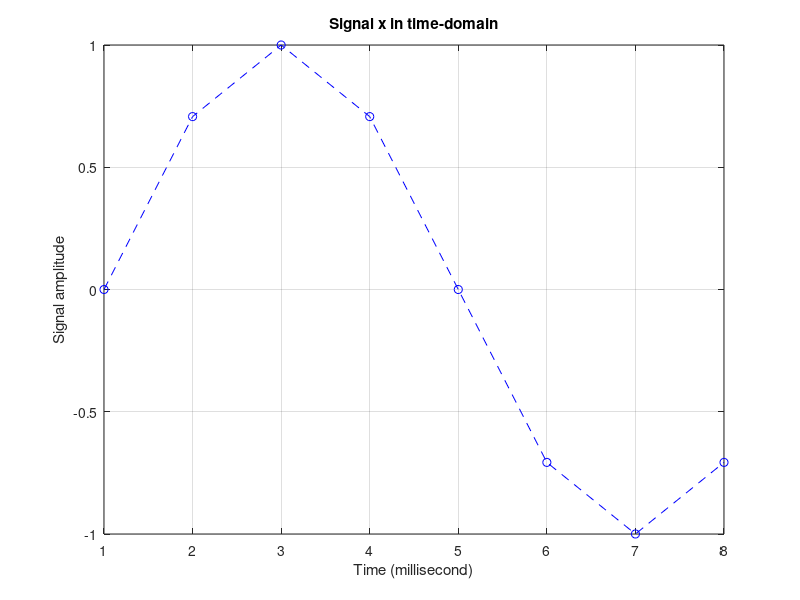
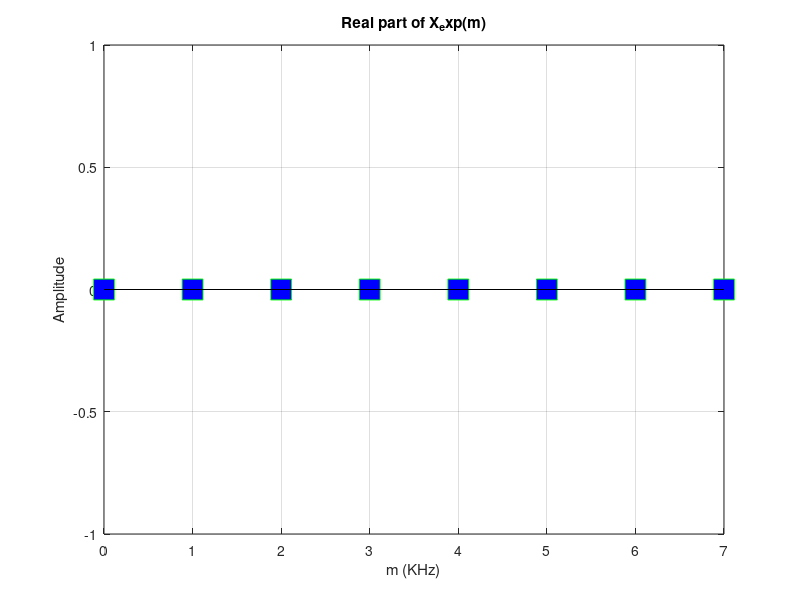
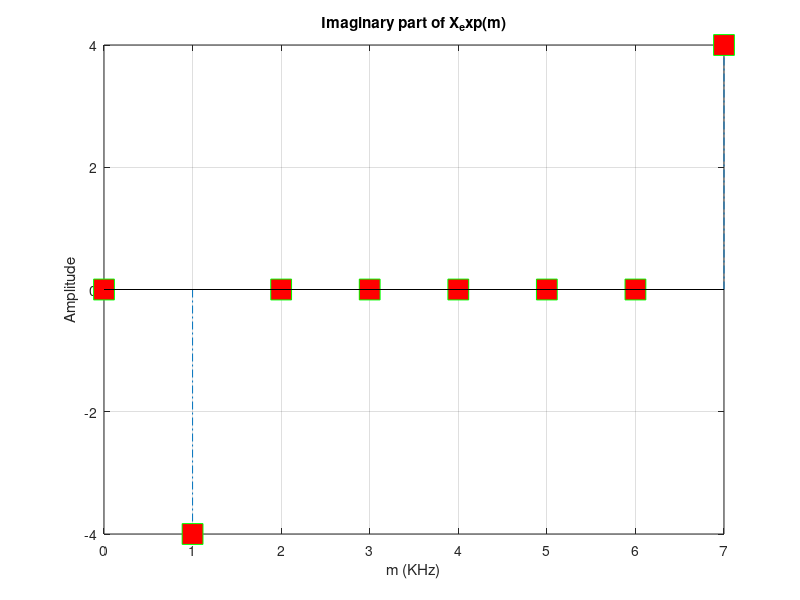
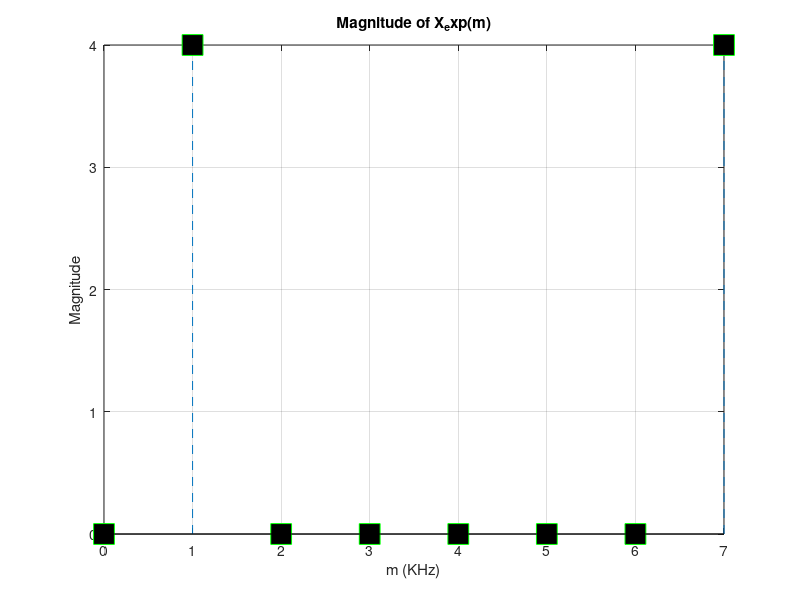

These charts were generated, in order, by the following MATLAB code:

%% A DFT example (using exponential form of DFT equation)
clc;   clear;   close all;
DFT_points = 8;
j = sqrt(-1);
Fs = 8*1e3;         % Sampling frequency 8KHz
Ts = 1/Fs;
i = 1;
x1 = [];
for n = 1:DFT_points
    m = n-1;
    x1(i) = sin(2*pi*1000*m*Ts);
    i = i + 1;
end
t = 1:DFT_points;
% Plot first N discrete values of continuous signal x :
   figure(1);   plot(t,x1,'b--o');   grid on;
   xlabel('Time (millisecond)');     ylabel('Signal amplitude')
   title('Signal x in time-domain');   zoom xon;


N = DFT_points;   % The number of samples of input sequence- x and the number of frequency points in the DFT output  

%% DFT using Matlab builtin function: 

% n_1 = length(x);
% dft_matlab = x*dftmtx(n_1);


%% DFT using exponential equation:
X_exp = zeros(N,1);     Xe_real = zeros(N,1);     Xe_imag = zeros(N,1);
X1_mag = zeros(N,1);    Xe_ang_rad = zeros(N,1);  Xe_ang_deg = zeros(N,1);
for m = 1:DFT_points
    X_1 = zeros(N,1);   
    m_e = m - 1;
    for ii = 1:N
        n = ii-1;   
        X_p1 = [];   
        X_p1 = x1(1,ii)*exp((-j*2*pi*n*m_e)/N);                    
        X_1(ii,1) = X_p1;  
    end
    X_exp(m,1) = sum(X_1(:,1));
    Xe_real(m,1) = real(X_exp(m,1));
        if Xe_real(m,1) > 0 && Xe_real(m,1) < 1e-10
           Xe_real(m,1) = 0;  
        end  
        if Xe_real(m,1) < 0 && Xe_real(m,1) > -1e-10
           Xe_real(m,1) = 0;  
        end
    Xe_imag(m,1) = imag(X_exp(m,1));
        if Xe_imag(m,1) > 0 && Xe_imag(m,1) < 1e-10
           Xe_imag(m,1) = 0;  
        end  
        if Xe_imag(m,1) < 0 && Xe_imag(m,1) > -1e-10
           Xe_imag(m,1) = 0;  
        end
    X1_mag(m,1) = sqrt(Xe_real(m,1).^2 + Xe_imag(m,1).^2);
    Xe_ang_rad(m,1) = atan(Xe_imag(m,1)/Xe_real(m,1));     Xe_ang_rad(isnan(Xe_ang_rad)) = 0;
    Xe_ang_deg(m,1) = (180/3.14159)*Xe_ang_rad(m,1); 
end

mf = 0:DFT_points-1;
figure(2); 
stem(mf,Xe_real,'LineStyle','-.',...
     'MarkerSize',15,'Marker','s',...
     'MarkerFaceColor','blue',...
     'MarkerEdgeColor','green')
grid on;
title('Real part of X_exp(m)')
xlabel('m (KHz)')
ylabel('Amplitude')

figure(3);
stem(mf,Xe_imag,'LineStyle','-.',...
     'MarkerSize',15,'Marker','s',...
     'MarkerFaceColor','red',...
     'MarkerEdgeColor','green')
grid on;
title('Imaginary part of X_exp(m)')
xlabel('m (KHz)')
ylabel('Amplitude')

figure(4); 
stem(mf,X1_mag,'LineStyle','--',...
     'MarkerSize',15,'Marker','s',...
     'MarkerFaceColor','black',...
     'MarkerEdgeColor','green')
grid on;
title('Magnitude of X_exp(m)')
xlabel('m (KHz)')
ylabel('Magnitude')

figure(5); 
stem(mf,Xe_ang_deg,'LineStyle','--',...
     'MarkerSize',15,'Marker','s',...
     'MarkerFaceColor','cyan',...
     'MarkerEdgeColor','green')
grid on;
title('Phase angle of X_exp(m)')
xlabel('m (KHz)')
ylabel('Degree')

save X1_mag X1_mag;



